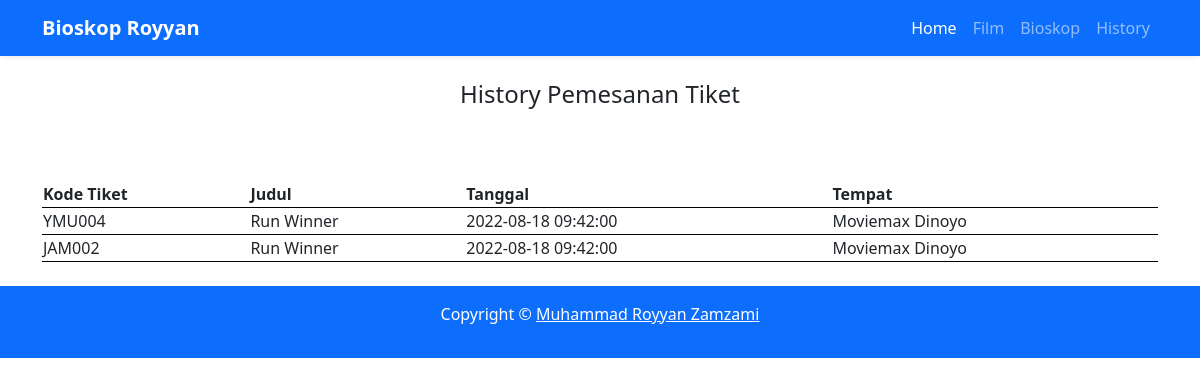
Before: /history with the older database file.
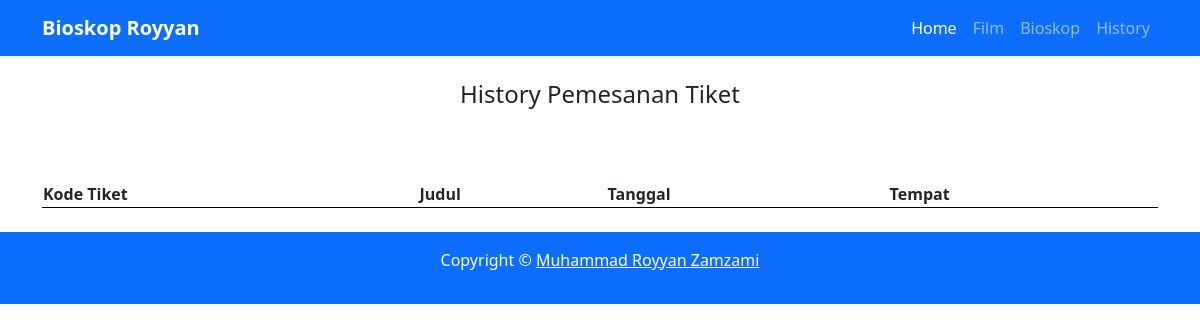
After: the same page with the newer database file.
### tables this page shows
CREATE TABLE `pesan` (
  `id_pesan` int(11) NOT NULL,
  `jadwal` int(11) NOT NULL,
  `kd_pesan` varchar(255) NOT NULL,
  `judul` varchar(255) NOT NULL,
  `nama_bioskop` varchar(255) NOT NULL,
  `kursi` int(11) NOT NULL
);

CREATE TABLE `jadwal` (
  `id_jadwal` int(11) NOT NULL,
  `kd_jadwal` varchar(255) NOT NULL,
  `judul_film` int(11) NOT NULL,
  `bioskop` int(11) NOT NULL,
  `tgl_waktu_tayang` datetime NOT NULL,
  `jumlah_kursi` int(11) NOT NULL
);

### application/libraries/Template.php (called while the page is built)
<?php
class Template
{
    var $template_data = [];
    function set($name, $value)
    {
        $this->template_data[$name] = $value;
    }
    function load($template = '', $view = '', $view_data = [], $return = false)
    {
        $this->CI = &get_instance();
        $this->set('contents', $this->CI->load->view($view, $view_data, TRUE));
        return $this->CI->load->view($template, $this->template_data, $return);
    }
}

### application/controllers/History.php (called while the page is built, shortened)
<?php
class History extends CI_Controller
{
    public function index()
    {
        $get = $this->pesan->get()->result();
        $data = array(
            'title' => 'Home',
            'pesan' => $get
        );
        $this->template->load('template', 'history/data', $data);
    }
}

### index.php (called while the page is built, shortened)
<?php
require_once BASEPATH.'core/CodeIgniter.php';

### application/models/Pesan_m.php (called while the page is built, shortened)
<?php
class Pesan_m extends CI_Model
{
    public function get($where = null)
    {
        $this->db->select('*');
        $this->db->from('pesan');
        $this->db->join('jadwal', 'jadwal.id_jadwal = pesan.jadwal');
        $this->db->order_by('id_pesan', 'DESC');
        return $this->db->get();
    }
}

### application/views/history/data.php (the view, shortened to what this page needs)
<section>
    <div class="container">
        <div class="row mb-3">
            <div class="col-md-12">
                <h4 class="text-center">History Pemesanan Tiket</h4><br><br>
            </div>
        </div>
        <div class="row mb-3">
            <div class="col-md">
                <table id="example" class="display" style="width:100%">
                    <thead>
                        <tr>
                            <th>Kode Tiket</th>
                            <th>Judul</th>
                            <th>Tanggal</th>
                            <th>Tempat</th>
                        </tr>
                    </thead>
                    <tbody>
                        <?php
                        foreach ($pesan as $key => $data) {
                        ?>
                            <tr>
                                <td><?= $data->kd_pesan ?></td>
                                <td><?= $data->judul ?></td>
                                <td><?= $data->tgl_waktu_tayang ?></td>
                                <td><?= $data->nama_bioskop ?></td>
                            </tr>
                        <?php } ?>
                    </tbody>
                </table>
            </div>
        </div>
    </div>
</section>

Changed rows visible on the page:
removed pesan: kd_pesan "YMU004", judul "Run Winner", jadwal.tgl_waktu_tayang "2022-08-18 09:42:00", nama_bioskop "Moviemax Dinoyo"
removed pesan: kd_pesan "JAM002", judul "Run Winner", jadwal.tgl_waktu_tayang "2022-08-18 09:42:00", nama_bioskop "Moviemax Dinoyo"
